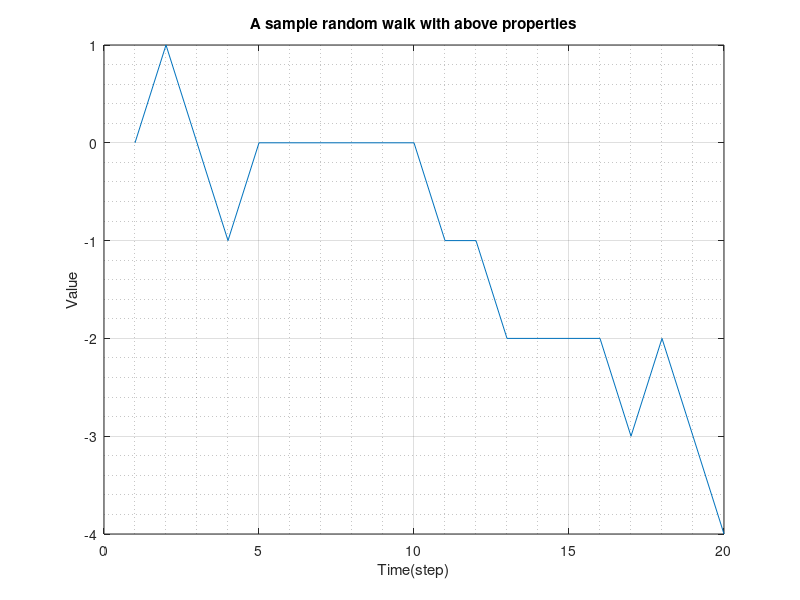

MATLAB code for this plot:
clear all;
close all;
clc;

toss=20;
simulations=1;

r0=0.5;
p0=(((1-r0)/2)/2);
table=zeros(simulations,toss);

for i=1:1:simulations
    for j=2:1:toss
        r=rand();
        if r<r0
            table(i,j)=table(i,j-1);
        else
            p=(1-r)/2;
            if p<p0
                table(i,j)=table(i,j-1)-1;
            else
                table(i,j)=table(i,j-1)+1;
            end
        end
    end
end

a1=figure();
plot(table(1,:));
title('A sample random walk with above properties')
xlabel("Time(step)")
grid on
grid minor
ylabel("Value")